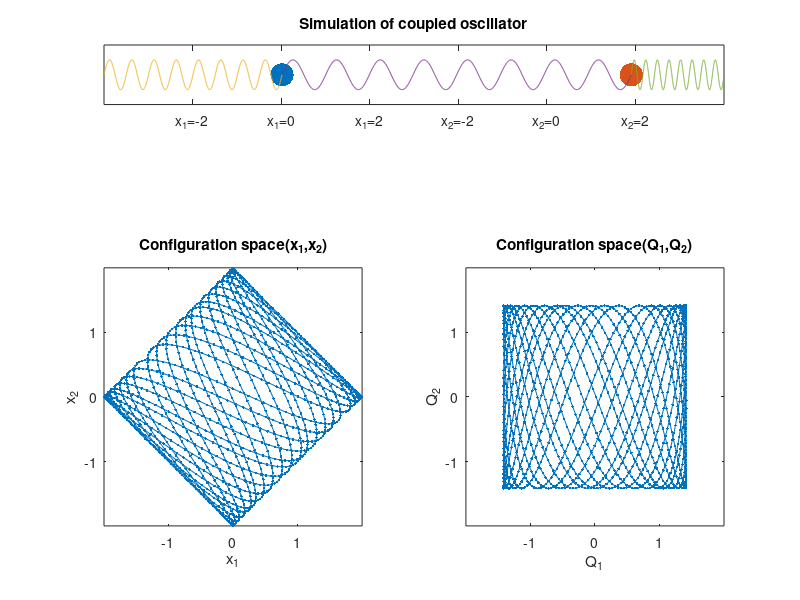

Here is the MATLAB script that generated this plot:
m = 1; k1 = 1; k2 = 3; k3 = 1;
epoch = 50; steps = epoch * 30;
tRange = linspace(0, epoch, steps);
x10 = 0; x20 = 2;

A = [(k1 + k2) / m, -k2 / m; -k2 / m, (k3 + k2) / m];
[V, D] = eig(A);
Init = V * [x10; x20];
X10 = Init(1); X20 = Init(2);
Omega1 = sqrt(D(1, 1)); Omega2 = sqrt(D(2, 2));
X1 = X10 * cos(Omega1 * tRange);
X2 = X20 * cos(Omega2 * tRange);
x1 = X1 * V(1, 1) + X2 * V(2, 1);
x2 = X1 * V(1, 2) + X2 * V(2, 2);

leftGaps = 2; rightGaps = 2; midleGaps = 6;

bounds1 = [min([x1, x2]) - leftGaps, max([x1, x2]) + midleGaps + rightGaps, -1, 1];
bounds2 = [min([x1, x2]), max([x1, x2]), min([x1, x2]), max([x1, x2])];
springY = .5 * sin(16 * pi * linspace(0, 1, steps));

f = figure;
subplot(5, 2, 1:2);
h1 = plot(x1(1), 0, 'Marker', '.', 'MarkerSize', 50); hold on;
h2 = plot(x2(1) + midleGaps, 0, 'Marker', '.', 'MarkerSize', 50);
s1 = plot(linspace(min([x1, x2]) - leftGaps, x1(1), steps), springY);
s2 = plot(linspace(x1(1), x2(1) + midleGaps, steps), springY);
s3 = plot(linspace(x2(1) + midleGaps, max([x1, x2]) + midleGaps + rightGaps, steps), springY);
title('Simulation of coupled oscillator');
axis(bounds1); yticks([]);
xticks([-2, 0, 2, (midleGaps - 2), midleGaps, (midleGaps + 2)]);
xticklabels({'x_1=-2', 'x_1=0', 'x_1=2', 'x_2=-2', 'x_2=0', 'x_2=2'});

subplot(5, 2, [5, 7, 9]);
p1 = plot(x10, x20);
title('Configuration space(x_1,x_2)');
xlabel('x_1'); ylabel('x_2');
axis('equal'); axis(bounds2);

subplot(5, 2, [6, 8, 10]);
p2 = plot(X10, X20);
title('Configuration space(Q_1,Q_2)');
xlabel('Q_1'); ylabel('Q_2');
axis('equal'); axis(bounds2);

shg; pause(1);

for i_ = 1:steps
    set(h1, 'XData', x1(i_));
    set(h2, 'XData', x2(i_) + midleGaps);
    set(s1, 'XData', linspace(min([x1, x2]) - leftGaps, x1(i_), steps));
    set(s2, 'XData', linspace(x1(i_), x2(i_) + midleGaps, steps));
    set(s3, 'XData', linspace(x2(i_) + midleGaps, max([x1, x2]) + midleGaps + rightGaps, steps));
    set(p1, 'XData', x1(1:i_), 'YData', x2(1:i_));
    set(p2, 'XData', X1(1:i_), 'YData', X2(1:i_));
    pause(0.01)
end

hold off;
